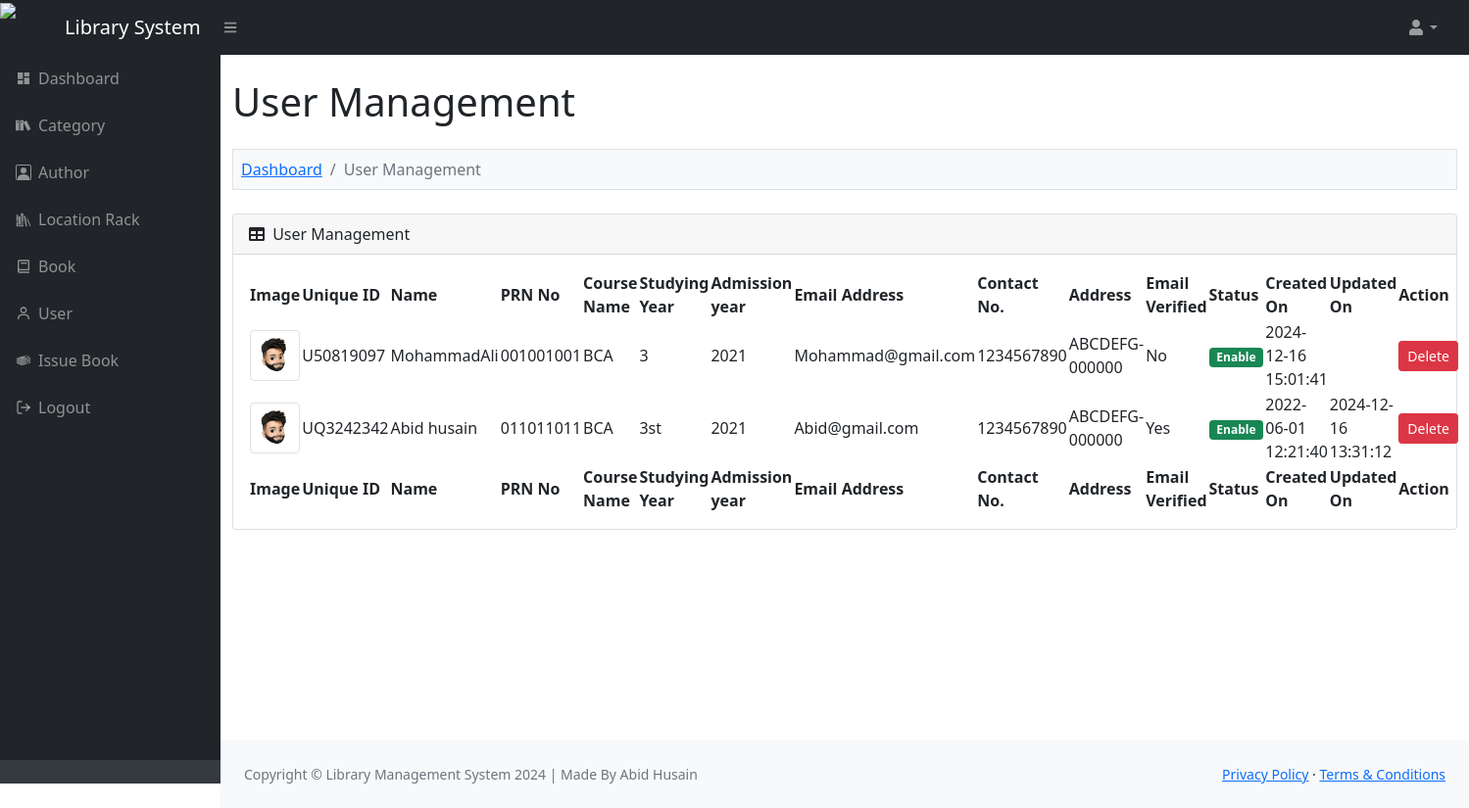
/admin/user.php (signed in), run on the app's committed database.
### tables this page shows
CREATE TABLE `lms_user` (
  `user_id` int(11) NOT NULL,
  `user_unique_id` varchar(30) NOT NULL,
  `user_prn_no` varchar(30) DEFAULT NULL,
  `user_name` varchar(200) NOT NULL,
  `user_course_name` varchar(30) DEFAULT NULL,
  `user_studying_year` varchar(30) DEFAULT NULL,
  `user_admission_year` varchar(30) DEFAULT NULL,
  `user_contact_no` varchar(30) NOT NULL,
  `user_address` text NOT NULL,
  `user_profile` varchar(100) NOT NULL,
  `user_email_address` varchar(200) NOT NULL,
  `user_password` varchar(30) NOT NULL,
  `user_verificaton_code` varchar(100) NOT NULL,
  `user_verification_status` enum('No','Yes') NOT NULL,
  `user_status` enum('Enable','Disable') NOT NULL,
  `user_created_on` varchar(30) NOT NULL,
  `user_updated_on` varchar(30) NOT NULL
);

### admin/user.php (the view, shortened to what this page needs)
<?php
include '../database_connection.php';
$query = "
	SELECT * FROM lms_user
    ORDER BY user_id DESC
";
$statement = $connect->prepare($query);
$statement->execute();
include '../header.php';
?>
<div class="container-fluid py-4" style="min-height: 700px;">
	<h1>User Management</h1>
	<ol class="breadcrumb mt-4 mb-4 bg-light p-2 border">
		<li class="breadcrumb-item"><a href="index.php">Dashboard</a></li>
        <li class="breadcrumb-item active">User Management</li>
    </ol>
    <div class="card mb-4">
    	<div class="card-header">
    		<div class="row">
    			<div class="col col-md-6">
    				<i class="fas fa-table me-1"></i> User Management
    			</div>
    			<div class="col col-md-6" align="right">
    			</div>
    		</div>
    	</div>
    	<div class="card-body">
    		<table id="datatablesSimple">
    			<thead>
    				<tr>
    					<th>Image</th>
                        <th>Unique ID</th>
                        <th>Name</th>
						<th>PRN No</th>
						<th>Course Name</th>
						<th>Studying Year</th>
						<th>Admission year</th>
                        <th>Email Address</th>
                        <th>Contact No.</th>
                        <th>Address</th>
                        <th>Email Verified</th>
                        <th>Status</th>
                        <th>Created On</th>
                        <th>Updated On</th>
                        <th>Action</th>
    				</tr>
    			</thead>
    			<tfoot>
    				<tr>
    					<th>Image</th>
                        <th>Unique ID</th>
                        <th>Name</th>
						<th>PRN No</th>
						<th>Course Name</th>
						<th>Studying Year</th>
						<th>Admission year</th>
                        <th>Email Address</th>
                        <th>Contact No.</th>
                        <th>Address</th>
                        <th>Email Verified</th>
                        <th>Status</th>
                        <th>Created On</th>
                        <th>Updated On</th>
                        <th>Action</th>
    				</tr>
    			</tfoot>
    			<tbody>
    			<?php
    			if($statement->rowCount() > 0)
    			{
    				foreach($statement->fetchAll() as $row)
    				{
    					$user_status = '';
    					if($row['user_status'] == 'Enable')
    					{
    						$user_status = '<div class="badge bg-success">Enable</div>';
    					}
    					else
    					{
    						$user_status = '<div class="badge bg-danger">Disable</div>';
    					}
    					echo '
    					<tr>
    						<td><img src="../upload/'.$row["user_profile"].'" class="img-thumbnail" width="75" /></td>
    						<td>'.$row["user_unique_id"].'</td>
    						<td>'.$row["user_name"].'</td>
							<td>'.$row["user_prn_no"].'</td>
							<td>'.$row["user_course_name"].'</td>
							<td>'.$row["user_studying_year"].'</td>
							<td>'.$row["user_admission_year"].'</td>
    						<td>'.$row["user_email_address"].'</td>
    						<td>'.$row["user_contact_no"].'</td>
    						<td>'.$row["user_address"].'</td>
    						<td>'.$row["user_verification_status"].'</td>
    						<td>'.$user_status.'</td>
    						<td>'.$row["user_created_on"].'</td>
    						<td>'.$row["user_updated_on"].'</td>
    						<td><button type="button" name="delete_button" class="btn btn-danger btn-sm" onclick="delete_data(`'.$row["user_id"].'`, `'.$row["user_status"].'`)">Delete</td>
    					</tr>
    					';
    				}
    			}
    			else
    			{
    				echo '
    				<tr>
    					<td colspan="12" class="text-center">No Data Found</td>
    				</tr>
    				';
    			}
    			?>
    			</tbody>
    		</table>
    	</div>
    </div>
</div>
<?php
include '../footer.php';
?>

### data on the page
lms_user: user_profile (picture), user_unique "U50819097", user_name "MohammadAli", user_prn_no "001001001", user_course_name "BCA", user_studying_year "3", user_admission_year "2021", user_email_address "Mohammad@gmail.com", user_contact_no "1234567890", user_address "ABCDEFG-000000", user_verification_status "No", user_status "Enable", user_created_on "2024-12-16 15:01:41"
lms_user: user_profile (picture), user_unique "UQ3242342", user_name "Abid husain", user_prn_no "011011011", user_course_name "BCA", user_studying_year "3st", user_admission_year "2021", user_email_address "Abid@gmail.com", user_contact_no "1234567890", user_address "ABCDEFG-000000", user_verification_status "Yes", user_status "Enable", user_created_on "2022-06-01 12:21:40", user_updated_on "2024-12-16 13:31:12"
